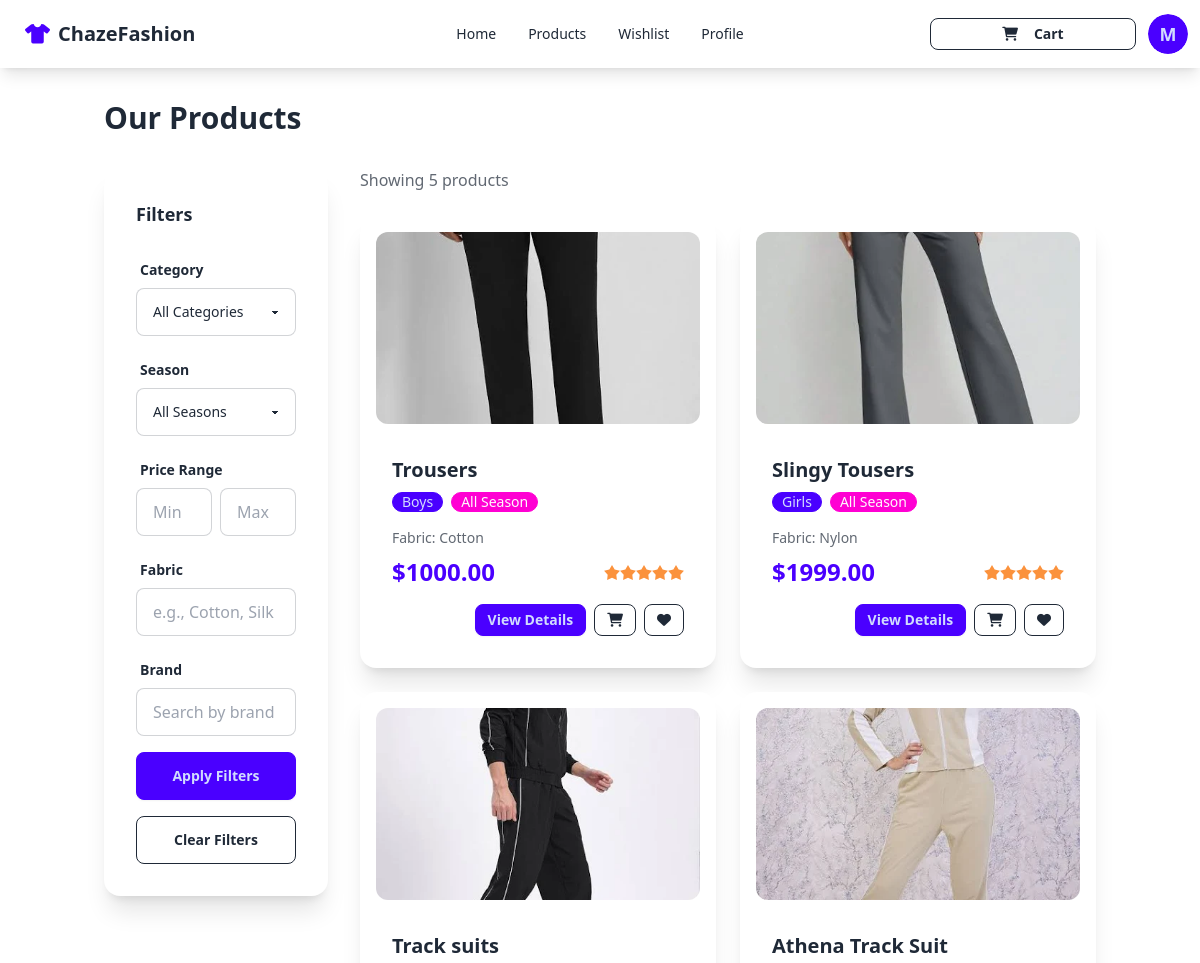
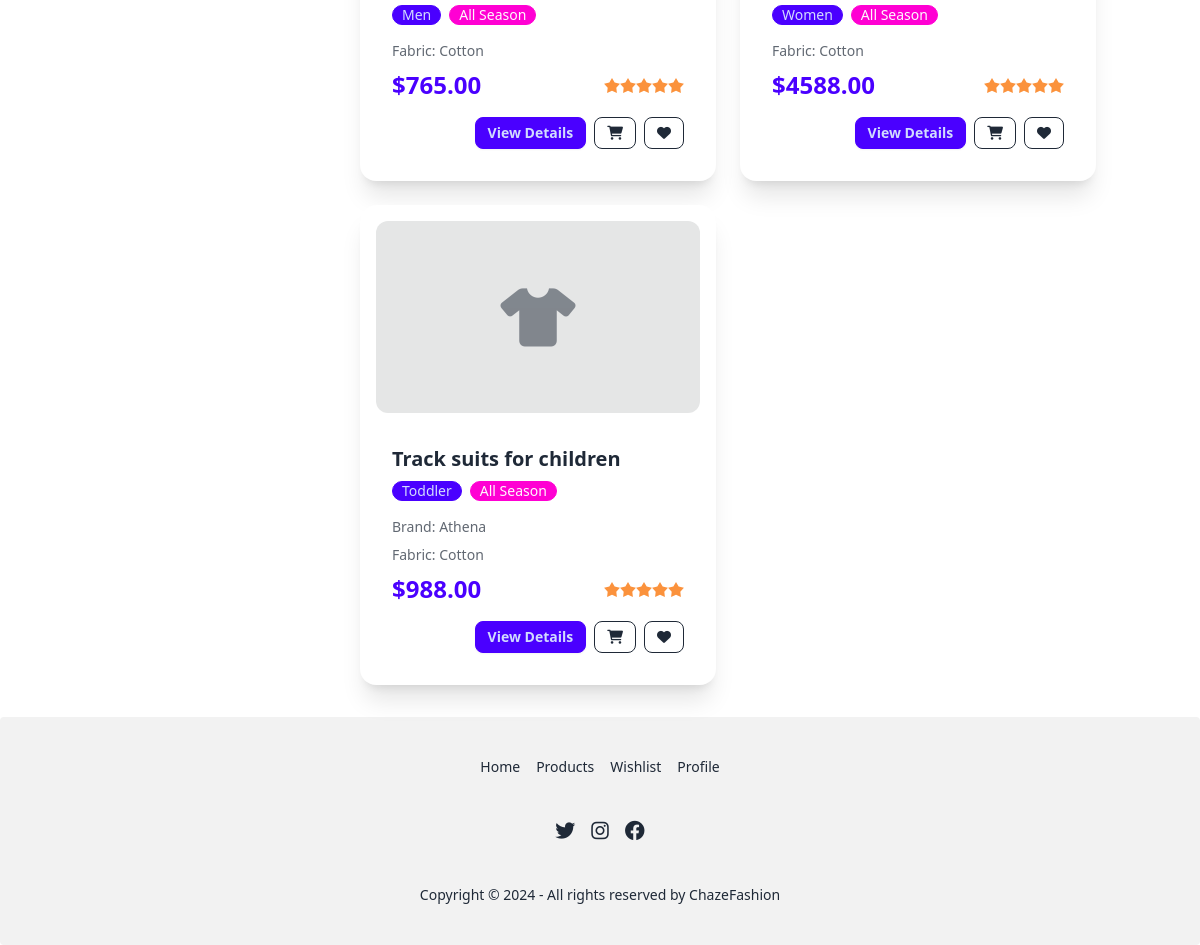
Screenshot of /products/ (signed in) with the database file from the repository (2 pictures, top to bottom).
### catalog/models.py (models this page shows, shortened)
class Product(models.Model):
    CATEGORY_CHOICES = [
        ("Boys", "Boys"),
        ("Girls", "Girls"),
        ("Men", "Men"),
        ("Women", "Women"),
        ("Toddler", "Toddler"),
    ]
    SEASON_CHOICES = [
        ("Summer", "Summer"),
        ("Winter", "Winter"),
        ("All Season", "All Season"),
    ]
    pr_id = models.AutoField(primary_key=True)
    pr_cate = models.CharField(max_length=20, choices=CATEGORY_CHOICES)
    pr_name = models.CharField(max_length=100)
    pr_price = models.DecimalField(max_digits=10, decimal_places=2)
    pr_reviews = models.FloatField(default=0)
    pr_buy_quant = models.PositiveIntegerField(default=0)
    pr_stk_quant = models.PositiveIntegerField(default=0)
    pr_dimensions = models.CharField(max_length=100, blank=True)
    pr_weights = models.CharField(max_length=50, blank=True)
    pr_offers = models.CharField(max_length=100, blank=True)
    pr_images = models.ImageField(upload_to='product_images/', blank=True, null=True)
    pr_season = models.CharField(max_length=20, choices=SEASON_CHOICES, default="All Season")
    pr_fabric = models.CharField(max_length=50, blank=True)
    pr_texture = models.CharField(max_length=50, blank=True)
    pr_brand = models.CharField(max_length=50, blank=True)

### catalog/views.py (the view)
# urls.py: path('products/', views.product_list, name='product_list'),
def product_list(request):
    products = Product.objects.all()
    category = request.GET.get('category')
    season = request.GET.get('season')
    fabric = request.GET.get('fabric')
    price_min = request.GET.get('price_min')
    price_max = request.GET.get('price_max')
    brand = request.GET.get('brand')
    if category:
        products = products.filter(pr_cate=category)
    if season:
        products = products.filter(pr_season=season)
    if fabric:
        products = products.filter(pr_fabric__icontains=fabric)
    if price_min:
        products = products.filter(pr_price__gte=price_min)
    if price_max:
        products = products.filter(pr_price__lte=price_max)
    if brand:
        products = products.filter(pr_brand__icontains=brand)
    context = {
        'products': products,
        'categories': Product.CATEGORY_CHOICES,
        'seasons': Product.SEASON_CHOICES,
    }
    return render(request, 'catalog/product_list.html', context)

### templates/catalog/product_list.html (shortened to what this page needs)
{% extends 'base.html' %}
{% block content %}
<div class="container mx-auto">
    <h1 class="text-3xl font-bold mb-8">Our Products</h1>
    <div class="grid grid-cols-1 lg:grid-cols-4 gap-8">
        <div class="lg:col-span-1">
            <div class="card bg-base-100 shadow-xl">
                <div class="card-body">
                    <h2 class="card-title text-lg mb-4">Filters</h2>
                    <form method="get" class="space-y-4">
                        <div class="form-control">
                            <label class="label">
                                <span class="label-text font-semibold">Category</span>
                            </label>
                            <select name="category" class="select select-bordered w-full">
                                <option value="">All Categories</option>
                            </select>
                        </div>
                        <div class="form-control">
                            <label class="label">
                                <span class="label-text font-semibold">Season</span>
                            </label>
                            <select name="season" class="select select-bordered w-full">
                                <option value="">All Seasons</option>
                            </select>
                        </div>
                        <div class="form-control">
                            <label class="label">
                                <span class="label-text font-semibold">Price Range</span>
                            </label>
                            <div class="flex gap-2">
                                <input type="number" name="price_min" placeholder="Min"
                                       value="{{ request.GET.price_min }}"
                                       class="input input-bordered w-full" />
                                <input type="number" name="price_max" placeholder="Max"
                                       value="{{ request.GET.price_max }}"
                                       class="input input-bordered w-full" />
                            </div>
                        </div>
                        <div class="form-control">
                            <label class="label">
                                <span class="label-text font-semibold">Fabric</span>
                            </label>
                            <input type="text" name="fabric" placeholder="e.g., Cotton, Silk"
                                   value="{{ request.GET.fabric }}"
                                   class="input input-bordered w-full" />
                        </div>
                        <div class="form-control">
                            <label class="label">
                                <span class="label-text font-semibold">Brand</span>
                            </label>
                            <input type="text" name="brand" placeholder="Search by brand"
                                   value="{{ request.GET.brand }}"
                                   class="input input-bordered w-full" />
                        </div>
                        <div class="form-control">
                            <button type="submit" class="btn btn-primary">Apply Filters</button>
                        </div>
                        <div class="form-control">
                            <a href="{% url 'product_list' %}" class="btn btn-outline">Clear Filters</a>
                        </div>
                    </form>
                </div>
            </div>
        </div>
        <div class="lg:col-span-3">
            <div class="flex justify-between items-center mb-6">
                <p class="text-base-content opacity-70">
                    Showing {{ products.count }} product{{ products.count|pluralize }}
                </p>
            </div>
            <div class="grid grid-cols-1 md:grid-cols-2 xl:grid-cols-3 gap-6">
                {% for product in products %}
                <div class="card bg-base-100 shadow-xl hover:shadow-2xl transition-shadow">
                    <figure class="px-4 pt-4">
                        {% if product.pr_images %}
                            <img src="{{ product.pr_images.url }}" alt="{{ product.pr_name }}"
                                 class="rounded-xl h-48 w-full object-cover" />
                        {% else %}
                            <div class="bg-base-300 rounded-xl h-48 w-full flex items-center justify-center">
                                <i class="fas fa-tshirt text-6xl text-base-content opacity-50"></i>
                            </div>
                        {% endif %}
                    </figure>
                    <div class="card-body">
                        <h2 class="card-title">{{ product.pr_name }}</h2>
                        <div class="flex items-center gap-2 mb-2">
                            <span class="badge badge-primary">{{ product.pr_cate }}</span>
                            <span class="badge badge-secondary">{{ product.pr_season }}</span>
                        </div>
                        {% if product.pr_brand %}
                            <p class="text-sm text-base-content opacity-70">Brand: {{ product.pr_brand }}</p>
                        {% endif %}
                        {% if product.pr_fabric %}
                            <p class="text-sm text-base-content opacity-70">Fabric: {{ product.pr_fabric }}</p>
                        {% endif %}
                        <div class="flex items-center justify-between mb-2">
                            <div class="text-2xl font-bold text-primary">${{ product.pr_price }}</div>
                            <div class="rating rating-sm">
                                {% for i in "12345" %}
                                    {% if forloop.counter <= product.pr_reviews %}
                                        <input type="radio" name="rating-{{ product.pr_id }}"
                                               class="mask mask-star-2 bg-orange-400" checked disabled />
                                    {% else %}
                                        <input type="radio" name="rating-{{ product.pr_id }}"
                                               class="mask mask-star-2 bg-orange-400" disabled />
                                    {% endif %}
                                {% endfor %}
                            </div>
                        </div>
                        <div class="card-actions justify-end">
                            <a href="{% url 'product_detail' product.pr_id %}" class="btn btn-primary btn-sm">
                                View Details
                            </a>
                            {% if user.is_authenticated %}
                                <a href="{% url 'add_to_cart' product.pr_id %}" class="btn btn-outline btn-sm">
                                    <i class="fas fa-shopping-cart"></i>
                                </a>
                                <a href="{% url 'add_to_wishlist' product.pr_id %}" class="btn btn-outline btn-sm">
                                    <i class="fas fa-heart"></i>
                                </a>
                            {% endif %}
                        </div>
                    </div>
                </div>
                {% endfor %}
            </div>
        </div>
    </div>
</div>
{% endblock %}

### templates/base.html (shortened to what this page needs)
<!DOCTYPE html>
<html lang="en" data-theme="light">
<head>
    <link href="https://cdn.jsdelivr.net/npm/daisyui@4.7.2/dist/full.min.css" rel="stylesheet" type="text/css" />
    <script src="https://cdn.tailwindcss.com"></script>
    <link rel="stylesheet" href="https://cdnjs.cloudflare.com/ajax/libs/font-awesome/6.0.0/css/all.min.css">
</head>
<body class="min-h-screen bg-base-100">
    <div class="navbar bg-base-100 shadow-lg">
        <div class="navbar-start">
            <a href="{% url 'home' %}" class="btn btn-ghost text-xl">
                <i class="fas fa-tshirt text-primary"></i>
                ChazeFashion
            </a>
        </div>
        <div class="navbar-center hidden lg:flex">
            <ul class="menu menu-horizontal px-1">
                <li><a href="{% url 'home' %}">Home</a></li>
                <li><a href="{% url 'product_list' %}">Products</a></li>
                {% if user.is_authenticated %}
                    <li><a href="{% url 'wishlist' %}">Wishlist</a></li>
                    <li><a href="{% url 'profile' %}">Profile</a></li>
                {% endif %}
            </ul>
        </div>
        <div class="navbar-end">
            {% if user.is_authenticated %}
<div class="navbar-end">
    <a href="{% url 'cart_detail' %}" class="btn btn-outline btn-sm mr-2 flex items-center">
        <i class="fas fa-shopping-cart"></i>
        <span class="ml-2">Cart</span>
    </a>
</div>
                <div class="dropdown dropdown-end">
                    <div tabindex="0" role="button" class="btn btn-ghost btn-circle avatar">
                        <div class="w-10 rounded-full">
                            {% if user.userprofile.avatar %}
                                <img src="{{ user.userprofile.avatar.url }}" alt="{{ user.username }}" />
                            {% else %}
                                <div class="bg-primary text-primary-content rounded-full w-10 h-10 flex items-center justify-center">
                                    <span class="text-lg font-bold">{{ user.username|first|upper }}</span>
                                </div>
                            {% endif %}
                        </div>
                    </div>
                </div>
            {% else %}
                <a href="{% url 'login' %}" class="btn btn-primary">Login</a>
                <a href="{% url 'signup' %}" class="btn btn-outline ml-2">Sign Up</a>
            {% endif %}
        </div>
    </div>
    <main class="container mx-auto px-4 py-8">
        {% block content %}
        {% endblock %}
    </main>
    <footer class="footer footer-center p-10 bg-base-200 text-base-content rounded">
        <nav class="grid grid-flow-col gap-4">
            <a href="{% url 'home' %}" class="link link-hover">Home</a>
            <a href="{% url 'product_list' %}" class="link link-hover">Products</a>
            {% if user.is_authenticated %}
                <a href="{% url 'wishlist' %}" class="link link-hover">Wishlist</a>
                <a href="{% url 'profile' %}" class="link link-hover">Profile</a>
            {% else %}
                <a href="{% url 'login' %}" class="link link-hover">Login</a>
                <a href="{% url 'signup' %}" class="link link-hover">Sign Up</a>
            {% endif %}
        </nav>
        <nav>
            <div class="grid grid-flow-col gap-4">
                <a href="#"><i class="fab fa-twitter text-xl"></i></a>
                <a href="#"><i class="fab fa-instagram text-xl"></i></a>
                <a href="#"><i class="fab fa-facebook text-xl"></i></a>
            </div>
        </nav>
        <aside>
            <p>Copyright © 2024 - All rights reserved by ChazeFashion</p>
        </aside>
    </footer>
</body>
</html>

### rows the page displays
Product: pr_images (picture), pr_name "Trousers", pr_cate "Boys", pr_season "All Season", pr_fabric "Cotton", pr_price "1000.00"
Product: pr_images (picture), pr_name "Slingy Tousers", pr_cate "Girls", pr_season "All Season", pr_fabric "Nylon", pr_price "1999.00"
Product: pr_images (picture), pr_name "Track suits", pr_cate "Men", pr_season "All Season", pr_fabric "Cotton", pr_price "765.00"
Product: pr_images (picture), pr_name "Athena Track Suit", pr_cate "Women", pr_season "All Season", pr_fabric "Cotton", pr_price "4588.00"
Product: pr_name "Track suits for children", pr_cate "Toddler", pr_season "All Season", pr_brand "Athena", pr_fabric "Cotton", pr_price "988.00"

### other values shown
{{ user.username|first|upper }} "M"
{{ products.count }} "5"
